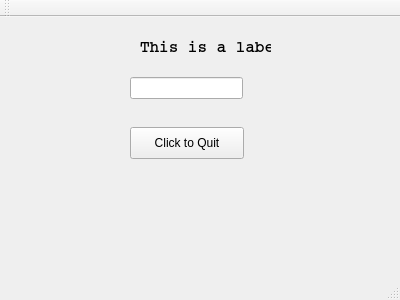
<?xml version="1.0" encoding="UTF-8"?>
<ui version="4.0">
 <class>MainWindow</class>
 <widget class="QMainWindow" name="MainWindow">
  <property name="geometry">
   <rect>
    <x>0</x>
    <y>0</y>
    <width>400</width>
    <height>300</height>
   </rect>
  </property>
  <property name="windowTitle">
   <string>MainWindow</string>
  </property>
  <widget class="QWidget" name="centralWidget">
   <widget class="QLabel" name="label">
    <property name="geometry">
     <rect>
      <x>140</x>
      <y>-20</y>
      <width>131</width>
      <height>101</height>
     </rect>
    </property>
    <property name="font">
     <font>
      <family>Courier</family>
      <pointsize>12</pointsize>
      <weight>75</weight>
      <bold>true</bold>
     </font>
    </property>
    <property name="text">
     <string>This is a label</string>
    </property>
   </widget>
   <widget class="QPushButton" name="pushButton">
    <property name="geometry">
     <rect>
      <x>130</x>
      <y>110</y>
      <width>114</width>
      <height>32</height>
     </rect>
    </property>
    <property name="text">
     <string>Click to Quit</string>
    </property>
   </widget>
   <widget class="QLineEdit" name="lineEdit">
    <property name="geometry">
     <rect>
      <x>130</x>
      <y>60</y>
      <width>113</width>
      <height>22</height>
     </rect>
    </property>
   </widget>
  </widget>
  <widget class="QMenuBar" name="menuBar">
   <property name="geometry">
    <rect>
     <x>0</x>
     <y>0</y>
     <width>400</width>
     <height>22</height>
    </rect>
   </property>
  </widget>
  <widget class="QToolBar" name="mainToolBar">
   <attribute name="toolBarArea">
    <enum>TopToolBarArea</enum>
   </attribute>
   <attribute name="toolBarBreak">
    <bool>false</bool>
   </attribute>
  </widget>
  <widget class="QStatusBar" name="statusBar"/>
 </widget>
 <layoutdefault spacing="6" margin="11"/>
 <resources/>
 <connections>
  <connection>
   <sender>lineEdit</sender>
   <signal>textChanged(QString)</signal>
   <receiver>label</receiver>
   <slot>setText(QString)</slot>
   <hints>
    <hint type="sourcelabel">
     <x>186</x>
     <y>105</y>
    </hint>
    <hint type="destinationlabel">
     <x>205</x>
     <y>65</y>
    </hint>
   </hints>
  </connection>
 </connections>
</ui>
